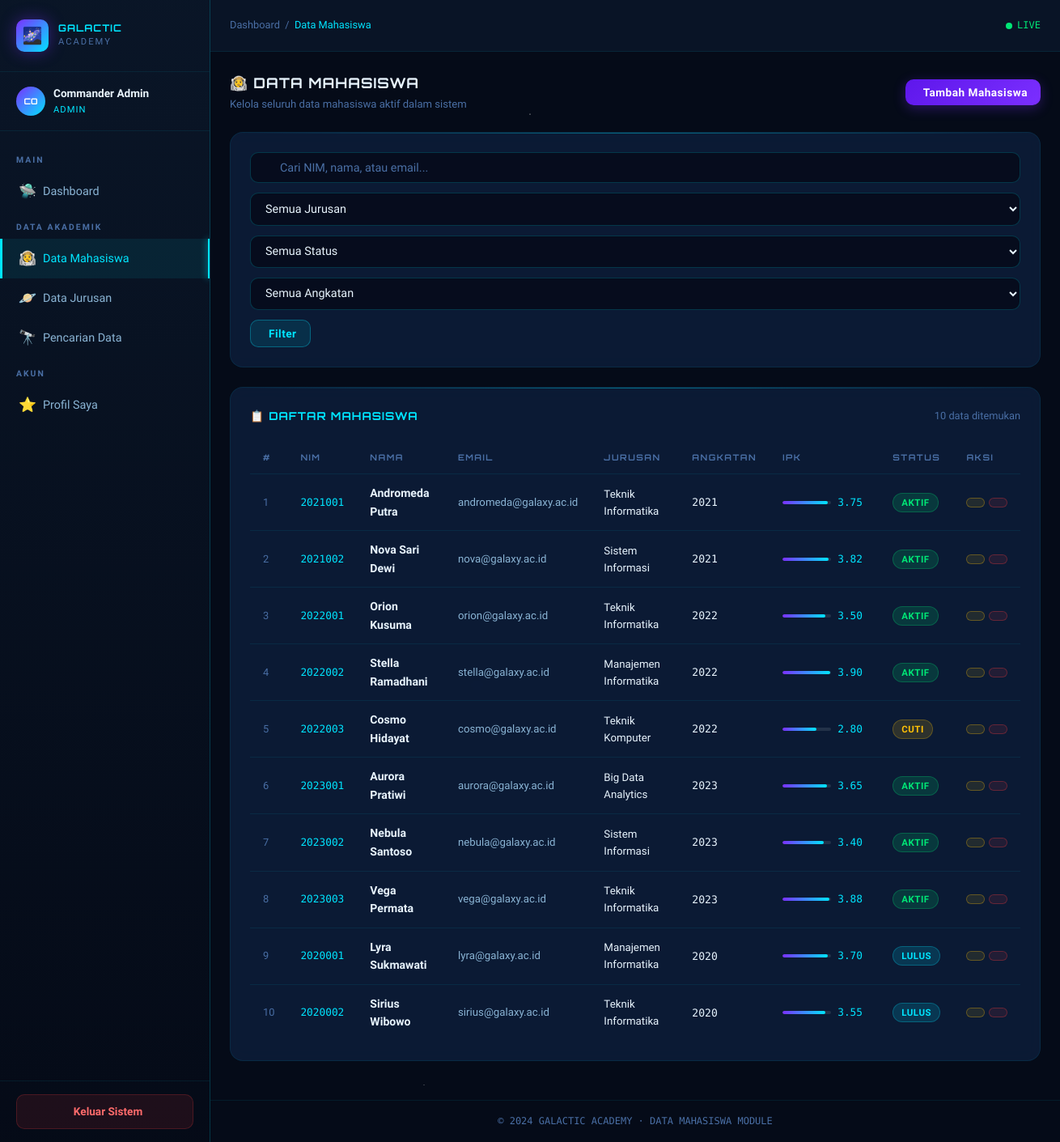
Page /mahasiswa.php (signed in) on the committed database.
### tables this page shows
CREATE TABLE IF NOT EXISTS mahasiswa (
    id INT AUTO_INCREMENT PRIMARY KEY,
    nim VARCHAR(20) NOT NULL UNIQUE,
    nama VARCHAR(100) NOT NULL,
    email VARCHAR(100) NOT NULL,
    jurusan_id INT,
    angkatan YEAR NOT NULL,
    status ENUM('aktif', 'cuti', 'lulus', 'dropout') DEFAULT 'aktif',
    ipk DECIMAL(3,2) DEFAULT 0.00,
    foto VARCHAR(255) DEFAULT NULL,
    created_at TIMESTAMP DEFAULT CURRENT_TIMESTAMP,
    updated_at TIMESTAMP DEFAULT CURRENT_TIMESTAMP ON UPDATE CURRENT_TIMESTAMP
);

CREATE TABLE IF NOT EXISTS jurusan (
    id INT AUTO_INCREMENT PRIMARY KEY,
    kode VARCHAR(10) NOT NULL UNIQUE,
    nama VARCHAR(100) NOT NULL,
    fakultas VARCHAR(100) NOT NULL,
    kapasitas INT DEFAULT 100,
    created_at TIMESTAMP DEFAULT CURRENT_TIMESTAMP
);

### includes/config.php (called while the page is built, shortened)
<?php
function sanitize($input) {
    return htmlspecialchars(strip_tags(trim($input)));
}
?>

### mahasiswa.php (the view, shortened to what this page needs)
<?php
require_once 'includes/config.php';
$conn = getConnection();
$search   = sanitize($_GET['q'] ?? '');
$sql = "SELECT m.*, j.nama AS jurusan_nama FROM mahasiswa m LEFT JOIN jurusan j ON m.jurusan_id = j.id";
$sql .= " ORDER BY m.created_at DESC";
$stmt = $conn->prepare($sql);
$stmt->execute();
$data = $stmt->get_result();
?>
<!DOCTYPE html>
<html lang="id">
<head>
    <link rel="stylesheet" href="assets/css/style.css">
    <link rel="stylesheet" href="https://cdn.jsdelivr.net/npm/@tabler/icons-webfont@latest/tabler-icons.min.css">
</head>
<body>
<div class="app-wrapper">
    <?php include 'includes/sidebar.php'; ?>
    <div class="main-content">
        <header class="topbar">
            <div class="topbar-breadcrumb">
                <a href="dashboard.php" style="color:var(--text-muted);text-decoration:none;">Dashboard</a> &nbsp;/&nbsp;
                <span>Data Mahasiswa</span>
            </div>
            <div class="status-online"><span class="pulse-dot"></span> LIVE</div>
        </header>
        <main class="page-content">
            <div class="page-header">
                <div>
                    <div class="page-title">👨‍🚀 Data Mahasiswa</div>
                    <div class="page-subtitle">Kelola seluruh data mahasiswa aktif dalam sistem</div>
                </div>
                <button class="btn btn-primary" onclick="toggleForm()">
                    <i class="ti ti-plus"></i> Tambah Mahasiswa
                </button>
            </div>
            <div class="card">
                <form method="GET" action="mahasiswa.php">
                    <div class="search-wrapper">
                        <div class="search-box" style="flex:2;min-width:220px;">
                            <input type="text" name="q" class="form-control" placeholder="Cari NIM, nama, atau email..." value="<?= htmlspecialchars($search) ?>">
                        </div>
                        <select name="jurusan" class="form-control" style="min-width:160px;">
                            <option value="">Semua Jurusan</option>
                        </select>
                        <select name="status" class="form-control" style="min-width:130px;">
                            <option value="">Semua Status</option>
                        </select>
                        <select name="angkatan" class="form-control" style="min-width:120px;">
                            <option value="">Semua Angkatan</option>
                        </select>
                        <button type="submit" class="btn btn-cyan"><i class="ti ti-search"></i> Filter</button>
                    </div>
                </form>
            </div>
            <div class="card">
                <div class="card-header">
                    <div class="card-title">📋 Daftar Mahasiswa</div>
                    <span style="font-size:.8rem;color:var(--text-muted);"><?= $data->num_rows ?> data ditemukan</span>
                </div>
                <div class="table-wrapper">
                    <?php if ($data->num_rows > 0): ?>
                    <table>
                        <thead>
                            <tr>
                                <th>#</th>
                                <th>NIM</th>
                                <th>Nama</th>
                                <th>Email</th>
                                <th>Jurusan</th>
                                <th>Angkatan</th>
                                <th>IPK</th>
                                <th>Status</th>
                                <th>Aksi</th>
                            </tr>
                        </thead>
                        <tbody>
                        <?php $no = 1; while($row = $data->fetch_assoc()): ?>
                            <tr>
                                <td style="color:var(--text-muted);font-size:.8rem;"><?= $no++ ?></td>
                                <td class="td-nim"><?= $row['nim'] ?></td>
                                <td style="font-weight:600;"><?= htmlspecialchars($row['nama']) ?></td>
                                <td style="color:var(--text-secondary);font-size:.83rem;"><?= htmlspecialchars($row['email']) ?></td>
                                <td style="font-size:.83rem;"><?= htmlspecialchars($row['jurusan_nama'] ?? '-') ?></td>
                                <td style="font-family:var(--font-mono);font-size:.82rem;"><?= $row['angkatan'] ?></td>
                                <td>
                                    <div class="ipk-bar">
                                        <div class="ipk-track" style="width:60px;">
                                            <div class="ipk-fill" style="width:<?= ($row['ipk']/4)*100 ?>%"></div>
                                        </div>
                                        <span class="ipk-text"><?= $row['ipk'] ?></span>
                                    </div>
                                </td>
                                <td><span class="badge badge-<?= $row['status'] ?>"><?= $row['status'] ?></span></td>
                                <td>
                                    <div style="display:flex;gap:5px;flex-wrap:nowrap;">
                                        <a href="mahasiswa.php?edit=<?= $row['id'] ?>" class="btn btn-warning btn-sm" title="Edit">
                                        </a>
                                        <a href="mahasiswa.php?hapus=<?= $row['id'] ?>" class="btn btn-danger btn-sm" title="Hapus"
                                           onclick="return confirm('Hapus mahasiswa <?= addslashes($row['nama']) ?>?\nTindakan ini tidak dapat dibatalkan.')">
                                        </a>
                                    </div>
                                </td>
                            </tr>
                        <?php endwhile; ?>
                        </tbody>
                    </table>
                    <?php endif; ?>
                </div>
            </div>
        </main>
        <footer class="page-footer">© 2024 GALACTIC ACADEMY · DATA MAHASISWA MODULE</footer>
    </div>
</div>
</body>
</html>

### rows in the picture
mahasiswa: nim "2021001", nama "Andromeda Putra", email "andromeda@galaxy.ac.id", jurusan.nama "Teknik Informatika", angkatan "2021", ipk "3.75", status "AKTIF"
mahasiswa: nim "2021002", nama "Nova Sari Dewi", email "nova@galaxy.ac.id", jurusan.nama "Sistem Informasi", angkatan "2021", ipk "3.82", status "AKTIF"
mahasiswa: nim "2022001", nama "Orion Kusuma", email "orion@galaxy.ac.id", jurusan.nama "Teknik Informatika", angkatan "2022", ipk "3.50", status "AKTIF"
mahasiswa: nim "2022002", nama "Stella Ramadhani", email "stella@galaxy.ac.id", jurusan.nama "Manajemen Informatika", angkatan "2022", ipk "3.90", status "AKTIF"
mahasiswa: nim "2022003", nama "Cosmo Hidayat", email "cosmo@galaxy.ac.id", jurusan.nama "Teknik Komputer", angkatan "2022", ipk "2.80", status "CUTI"
mahasiswa: nim "2023001", nama "Aurora Pratiwi", email "aurora@galaxy.ac.id", jurusan.nama "Big Data Analytics", angkatan "2023", ipk "3.65", status "AKTIF"
mahasiswa: nim "2023002", nama "Nebula Santoso", email "nebula@galaxy.ac.id", jurusan.nama "Sistem Informasi", angkatan "2023", ipk "3.40", status "AKTIF"
mahasiswa: nim "2023003", nama "Vega Permata", email "vega@galaxy.ac.id", jurusan.nama "Teknik Informatika", angkatan "2023", ipk "3.88", status "AKTIF"
mahasiswa: nim "2020001", nama "Lyra Sukmawati", email "lyra@galaxy.ac.id", jurusan.nama "Manajemen Informatika", angkatan "2020", ipk "3.70", status "LULUS"
mahasiswa: nim "2020002", nama "Sirius Wibowo", email "sirius@galaxy.ac.id", jurusan.nama "Teknik Informatika", angkatan "2020", ipk "3.55", status "LULUS"

### other values in the picture
$initials "CO"
$_SESSION['nama'] "Commander Admin"
$_SESSION['role'] "ADMIN"
$data->num_rows "10"
